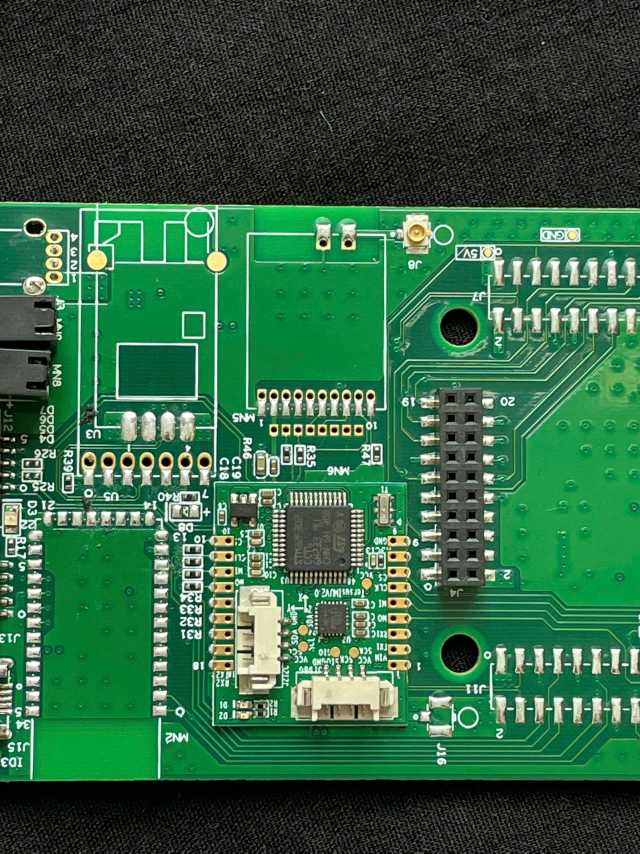
#> input picture tuchup/1.jpg, 1920 x 2560 px (shown at 1/3 size)
$ python calib.py
#> lines starting #> are read from the running program, lines starting #| are printed output that depends on the picture
import cv2
import numpy as np
filename = "1.jpg"
img = cv2.imread(filename)
#> img is the input picture: shape (2560, 1920, 3); mean B, G, R 68.9, 101.4, 50.7
assert img is not None, "khong doc duoc anh"
h, w = img.shape[:2]
#> h = 2560; w = 1920
display_scale = 800 / h
#> display_scale = 0.312
img_resized = cv2.resize(img, None, fx=display_scale, fy=display_scale)
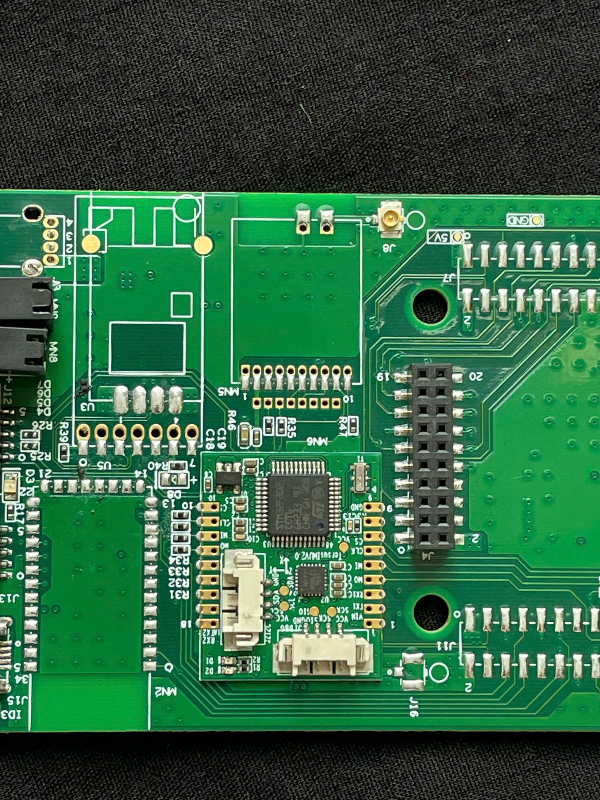
#> img_resized: shape (800, 600, 3); mean B, G, R 68.9, 101.3, 50.6
points = []

def click_event(event, x, y, flags, params):
    if event == cv2.EVENT_LBUTTONDOWN:
        cv2.circle(img_resized, (x, y), 4, (0, 0, 255), -1)
        cv2.imshow('Calibration Tool', img_resized)
        points.append((x, y))

        if len(points) == 2:
            dist_display = np.sqrt((points[0][0] - points[1][0])**2 +
                                   (points[0][1] - points[1][1])**2)

            dist_original = dist_display / display_scale

            REAL_DIST_MM = 2.54
            px_per_mm_original = dist_original / REAL_DIST_MM

            print(f"pixel_per_mm = {px_per_mm_original:.4f}")
            cv2.line(img_resized, points[0], points[1], (0, 255, 0), 2)
            cv2.imshow('Calibration Tool', img_resized)
            points.clear()
cv2.imshow('Calibration Tool', img_resized)
cv2.setMouseCallback('Calibration Tool', click_event)
cv2.waitKey(0)
cv2.destroyAllWindows()

$ run again, with tuchup/2.jpg copied over tuchup/1.jpg
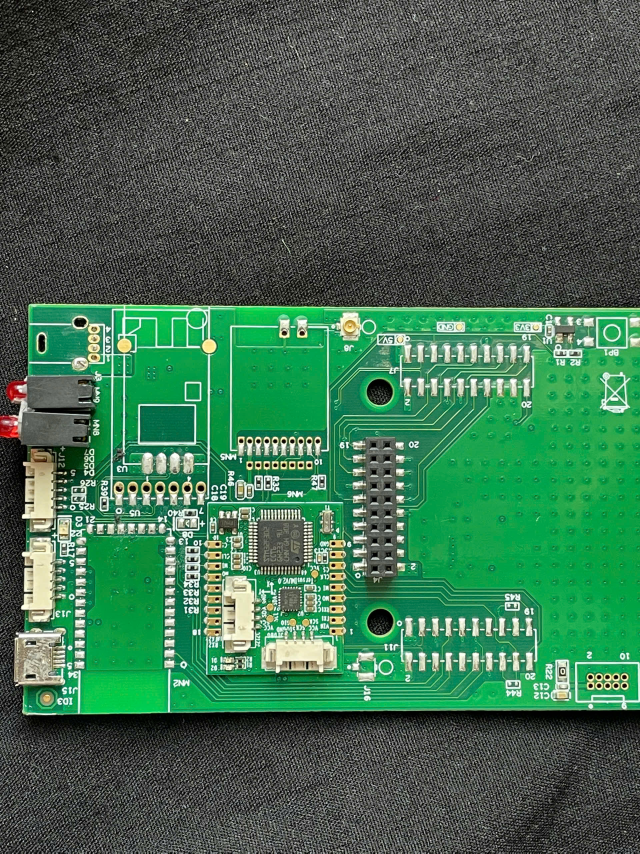
#> input picture tuchup/2.jpg, 1920 x 2560 px (shown at 1/3 size)
#> img is the input picture: shape (2560, 1920, 3); mean B, G, R 81.3, 108.2, 65.8
#> `img_resized = cv2.resize(img, None, fx=display_scale, fy=display_scale)`:
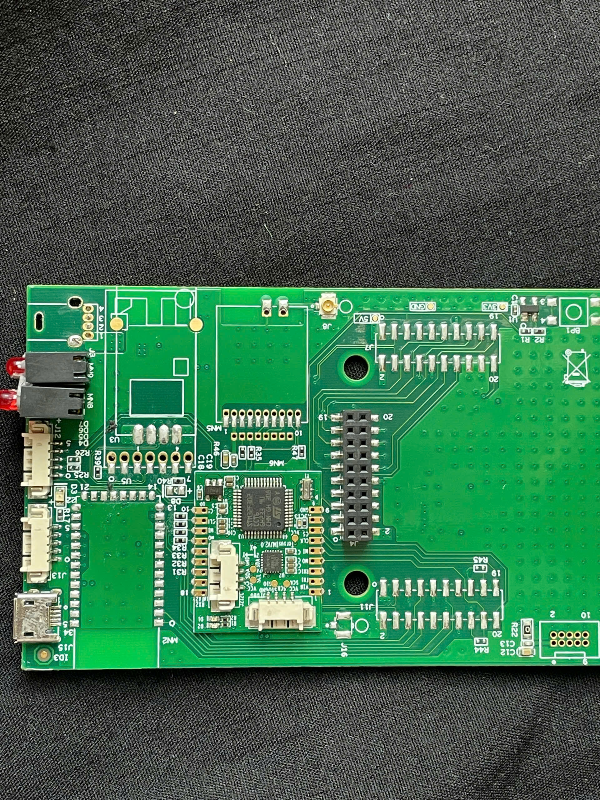
#> img_resized: shape (800, 600, 3); mean B, G, R 81.2, 108.1, 65.7

$ run again, with tuchup/6.jpg copied over tuchup/1.jpg
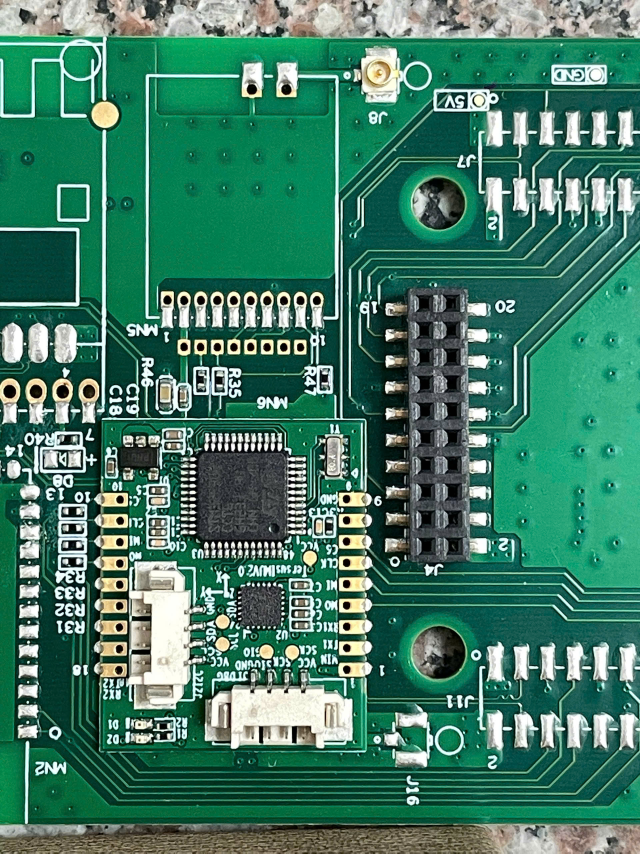
#> input picture tuchup/6.jpg, 1920 x 2560 px (shown at 1/3 size)
#> img is the input picture: shape (2560, 1920, 3); mean B, G, R 102.3, 123.5, 65.5
#> `img_resized = cv2.resize(img, None, fx=display_scale, fy=display_scale)`:
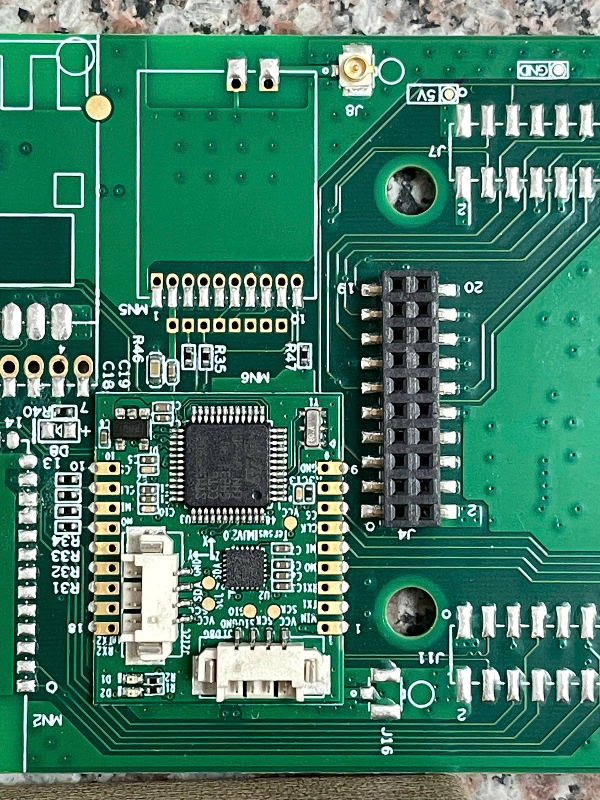
#> img_resized: shape (800, 600, 3); mean B, G, R 102.2, 123.4, 65.4

$ run again, with tuchup/7.jpg copied over tuchup/1.jpg
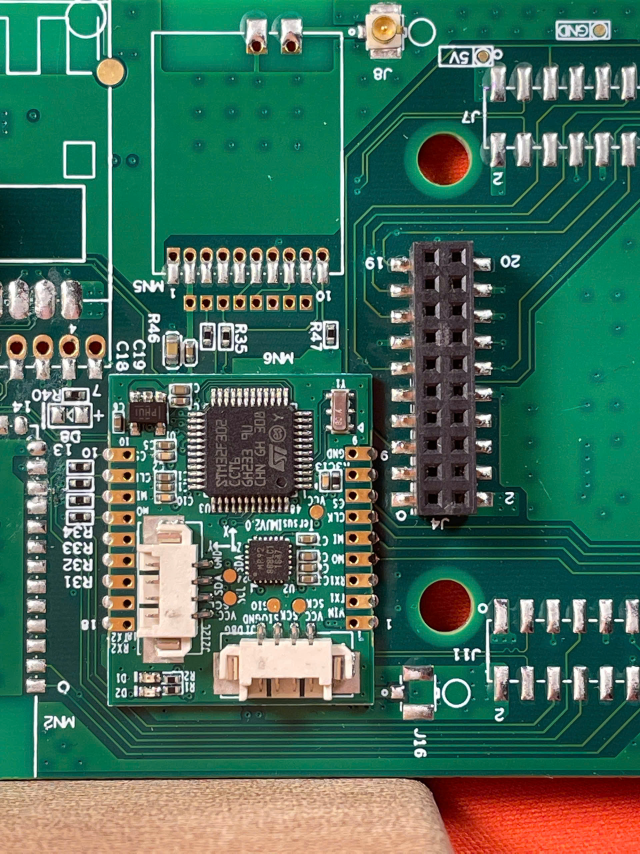
#> input picture tuchup/7.jpg, 1920 x 2560 px (shown at 1/3 size)
#> img is the input picture: shape (2560, 1920, 3); mean B, G, R 92.1, 109.4, 68.8
#> `img_resized = cv2.resize(img, None, fx=display_scale, fy=display_scale)`:
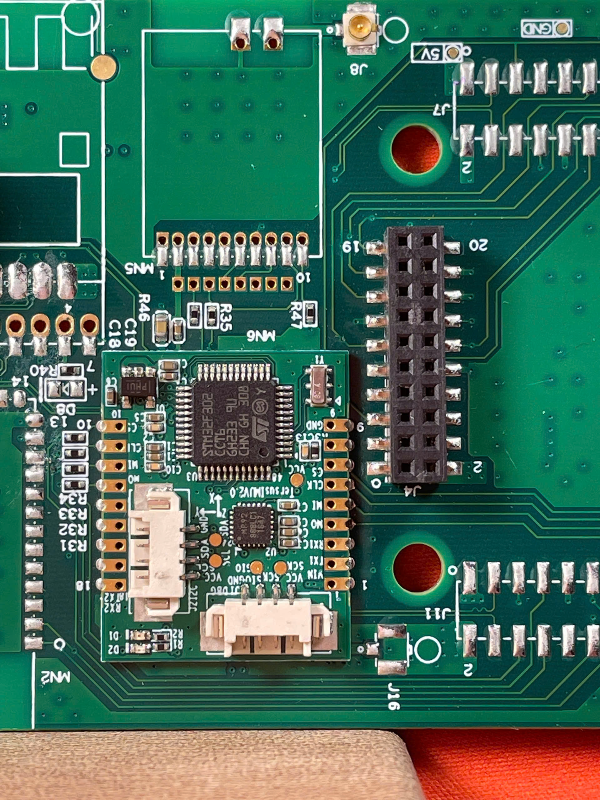
#> img_resized: shape (800, 600, 3); mean B, G, R 92, 109.3, 68.7
